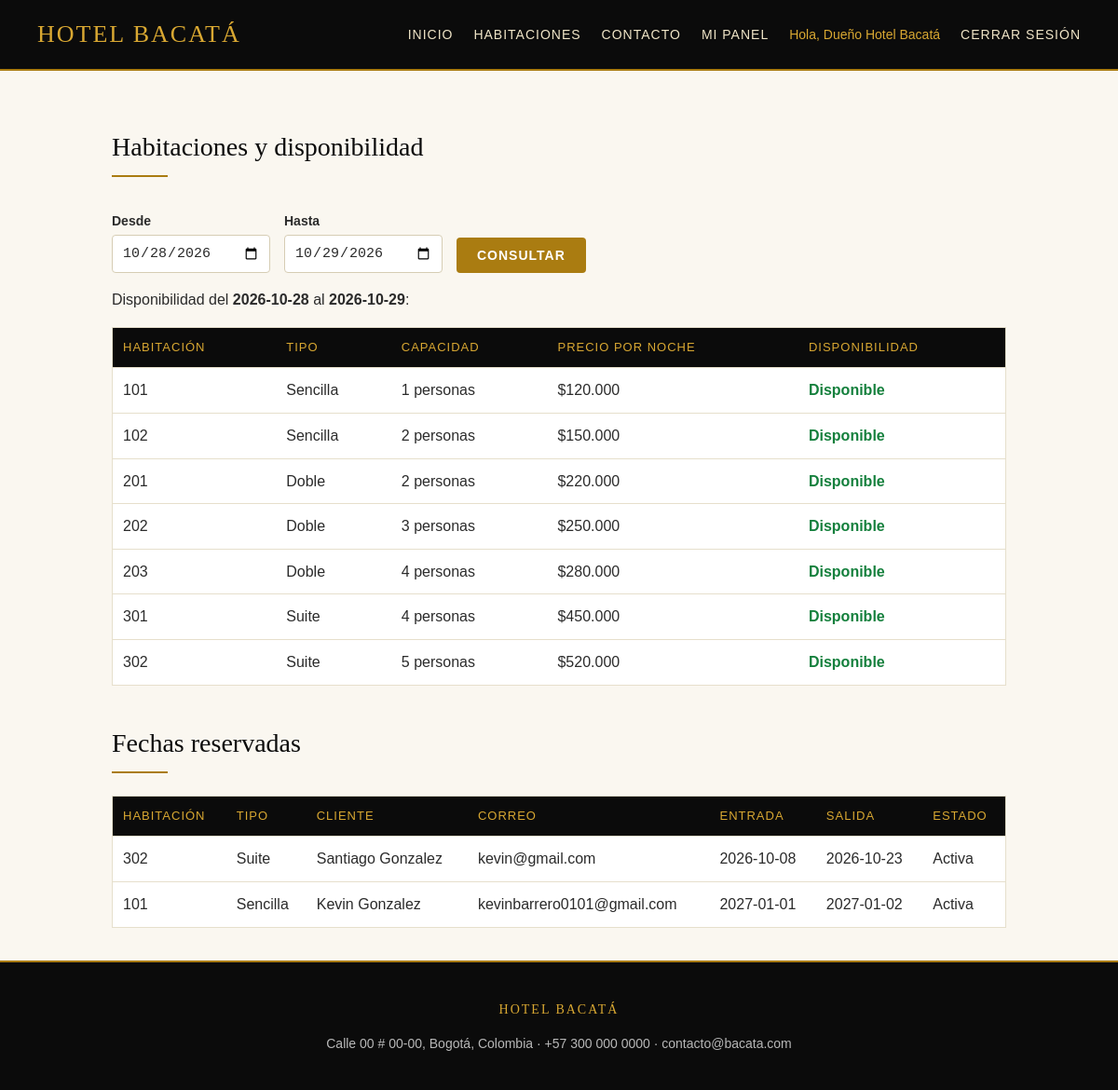
The app's page /dueno (signed in), older data.
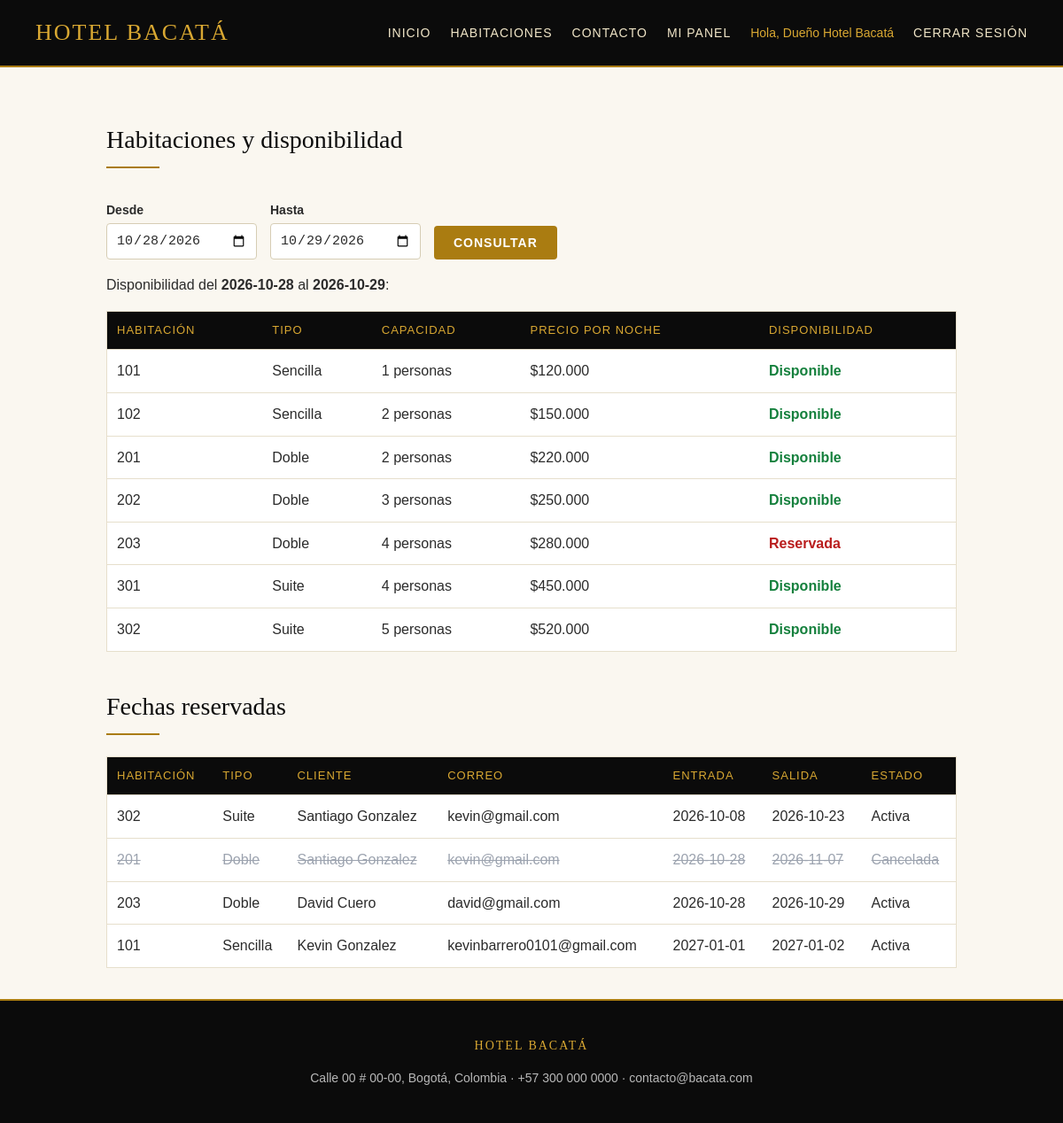
The same page, newer data.
### tables this page shows
CREATE TABLE habitaciones (
            id INTEGER PRIMARY KEY AUTOINCREMENT,
            numero TEXT NOT NULL UNIQUE,
            tipo TEXT NOT NULL,
            capacidad INTEGER NOT NULL,
            precio INTEGER NOT NULL
        );

CREATE TABLE reservas (
            id INTEGER PRIMARY KEY AUTOINCREMENT,
            usuario_id INTEGER NOT NULL REFERENCES usuarios(id),
            habitacion_id INTEGER NOT NULL REFERENCES habitaciones(id),
            entrada TEXT NOT NULL,
            salida TEXT NOT NULL,
            estado TEXT NOT NULL DEFAULT 'activa'  -- 'activa' o 'cancelada'
        );

CREATE TABLE usuarios (
            id INTEGER PRIMARY KEY AUTOINCREMENT,
            nombre TEXT NOT NULL,
            email TEXT NOT NULL UNIQUE,
            password TEXT NOT NULL,
            rol TEXT NOT NULL DEFAULT 'cliente'   -- 'cliente' o 'dueno'
        );

### app.py (the view)
@app.route("/dueno")
@login_requerido("dueno")
def panel_dueno():
    db = get_db()
    hoy = date.today()
    entrada_txt = request.args.get("entrada", hoy.isoformat())
    salida_txt = request.args.get("salida", "")
    entrada = leer_fecha(entrada_txt)
    salida = leer_fecha(salida_txt)
    if entrada is None:
        flash("Fecha no válida, se muestra la disponibilidad de hoy.")
        entrada = hoy
    if salida is None or salida <= entrada:
        salida = date.fromordinal(entrada.toordinal() + 1)
    habitaciones = db.execute("SELECT * FROM habitaciones ORDER BY numero").fetchall()
    estado = []
    for h in habitaciones:
        libre = habitacion_esta_libre(db, h["id"], entrada.isoformat(), salida.isoformat())
        estado.append({"hab": h, "libre": libre})
    reservas = db.execute(
        """SELECT r.*, h.numero, h.tipo, u.nombre AS cliente, u.email
           FROM reservas r
           JOIN habitaciones h ON h.id = r.habitacion_id
           JOIN usuarios u ON u.id = r.usuario_id
           ORDER BY r.entrada, h.numero"""
    ).fetchall()
    return render_template("dueno.html", estado=estado, reservas=reservas,
                           entrada=entrada.isoformat(), salida=salida.isoformat())

### app.py (called while the page is built)
def get_db():
    if "db" not in g:
        g.db = sqlite3.connect(DATABASE)
        g.db.row_factory = sqlite3.Row
    return g.db

@app.teardown_appcontext
def cerrar_db(error):
    db = g.pop("db", None)
    if db is not None:
        db.close()

@app.template_filter("cop")
def formato_cop(valor):
    return "$" + f"{valor:,.0f}".replace(",", ".")

@app.context_processor
def datos_del_hotel():
    return {"hotel": HOTEL}

def leer_fecha(texto):
    try:
        return datetime.strptime(texto, "%Y-%m-%d").date()
    except (ValueError, TypeError):
        return None

def habitacion_esta_libre(db, habitacion_id, entrada, salida):
    choque = db.execute(
        """SELECT 1 FROM reservas
           WHERE habitacion_id = ? AND estado = 'activa'
             AND entrada < ? AND salida > ?""",
        (habitacion_id, salida, entrada),
    ).fetchone()
    return choque is None

def login_requerido(rol):
    def decorador(funcion):
        @wraps(funcion)
        def envoltura(*args, **kwargs):
            if "usuario_id" not in session:
                flash("Inicia sesión para continuar.")
                return redirect(url_for("login"))
            if session.get("rol") != rol:
                flash("No tienes permiso para entrar a esa página.")
                return redirect(url_for("panel"))
            return funcion(*args, **kwargs)
        return envoltura
    return decorador

### templates/dueno.html (shortened to what this page needs)
{% extends "base.html" %}
{% block contenido %}
<h2>Habitaciones y disponibilidad</h2>
<form method="get" class="formulario en-linea">
  <div>
    <label for="entrada">Desde</label>
    <input type="date" id="entrada" name="entrada" value="{{ entrada }}" required>
  </div>
  <div>
    <label for="salida">Hasta</label>
    <input type="date" id="salida" name="salida" value="{{ salida }}" required>
  </div>
  <button type="submit">Consultar</button>
</form>
<p>Disponibilidad del <strong>{{ entrada }}</strong> al <strong>{{ salida }}</strong>:</p>
<table>
  <tr>
    <th>Habitación</th>
    <th>Tipo</th>
    <th>Capacidad</th>
    <th>Precio por noche</th>
    <th>Disponibilidad</th>
  </tr>
  {% for e in estado %}
  <tr>
    <td>{{ e.hab['numero'] }}</td>
    <td>{{ e.hab['tipo'] }}</td>
    <td>{{ e.hab['capacidad'] }} personas</td>
    <td>{{ e.hab['precio'] | cop }}</td>
    <td>
      {% if e.libre %}
        <span class="libre">Disponible</span>
      {% else %}
        <span class="ocupada">Reservada</span>
      {% endif %}
    </td>
  </tr>
  {% endfor %}
</table>
<h2>Fechas reservadas</h2>
{% if reservas %}
  <table>
    <tr>
      <th>Habitación</th>
      <th>Tipo</th>
      <th>Cliente</th>
      <th>Correo</th>
      <th>Entrada</th>
      <th>Salida</th>
      <th>Estado</th>
    </tr>
    {% for r in reservas %}
    <tr class="{{ 'cancelada' if r['estado'] == 'cancelada' }}">
      <td>{{ r['numero'] }}</td>
      <td>{{ r['tipo'] }}</td>
      <td>{{ r['cliente'] }}</td>
      <td>{{ r['email'] }}</td>
      <td>{{ r['entrada'] }}</td>
      <td>{{ r['salida'] }}</td>
      <td>{{ r['estado'] | capitalize }}</td>
    </tr>
    {% endfor %}
  </table>
{% else %}
  <p>Todavía no hay reservas.</p>
{% endif %}
{% endblock %}

### templates/base.html (shortened to what this page needs)
<!DOCTYPE html>
<html lang="es">
<head>
  <link rel="stylesheet" href="{{ url_for('static', filename='style.css') }}">
</head>
<body class="{% block clase %}{% endblock %}">
  <header>
    <h1><a href="{{ url_for('inicio') }}">{{ hotel.nombre }}</a></h1>
    <nav>
      <a href="{{ url_for('inicio') }}">Inicio</a>
      <a href="{{ url_for('inicio') }}#habitaciones">Habitaciones</a>
      <a href="{{ url_for('inicio') }}#contacto">Contacto</a>
      {% if session.get('usuario_id') %}
        <a href="{{ url_for('panel') }}">Mi panel</a>
        <span>Hola, {{ session['nombre'] }}</span>
        <a href="{{ url_for('logout') }}">Cerrar sesión</a>
      {% else %}
        <a href="{{ url_for('login') }}">Iniciar sesión</a>
        <a href="{{ url_for('registro') }}">Registrarse</a>
      {% endif %}
    </nav>
  </header>
  <main>
    {% block contenido %}{% endblock %}
  </main>
  <footer>
    <p><strong>{{ hotel.nombre }}</strong></p>
    <p>{{ hotel.direccion }}, {{ hotel.ciudad }} · {{ hotel.telefono }} · {{ hotel.correo }}</p>
  </footer>
</body>
</html>

### static/style.css (style rules this page uses)
:root { --negro: #0b0b0b; --gris: #1a1a1a; --dorado: #aa7c11; --dorado-claro: #d9a832; --crema: #faf7f0; --borde: #e6dfcc; --texto: #2b2b2b; --serif: Georgia, "Times New Roman", serif; }
* { box-sizing: border-box; }
html { scroll-behavior: smooth; }
body { margin: 0; font-family: Arial, Helvetica, sans-serif; background: var(--crema); color: var(--texto); line-height: 1.6; }
header { position: sticky; top: 0; z-index: 10; display: flex; justify-content: space-between; align-items: center; flex-wrap: wrap; gap: 10px; padding: 16px 40px; background: var(--negro); border-bottom: 2px solid var(--dorado); }
header h1 { margin: 0; font-family: var(--serif); font-size: 26px; font-weight: normal; letter-spacing: 2px; text-transform: uppercase; }
header h1 a { color: var(--dorado-claro); }
nav { display: flex; align-items: center; flex-wrap: wrap; gap: 22px; }
nav a { color: #f1e6c8; font-size: 14px; letter-spacing: 1px; text-transform: uppercase; }
nav span { color: var(--dorado-claro); font-size: 14px; }
a { color: var(--dorado); text-decoration: none; }
main { max-width: 1000px; margin: 0 auto; padding: 20px; }
h2, h3 { font-family: var(--serif); color: var(--negro); font-weight: normal; }
h2 { margin-top: 40px; font-size: 28px; }
h2::after { content: ""; display: block; width: 60px; height: 2px; margin-top: 8px; background: var(--dorado); }
.formulario { max-width: 380px; margin: 15px 0; }
.formulario label { display: block; margin: 12px 0 4px; font-weight: bold; font-size: 14px; }
input { width: 100%; padding: 10px; background: #ffffff; color: var(--texto); border: 1px solid #d6cdb4; border-radius: 4px; font-size: 15px; outline: none; }
button { margin-top: 15px; padding: 11px 22px; background: var(--dorado); color: #ffffff; border: none; border-radius: 4px; font-size: 14px; font-weight: bold; letter-spacing: 1px; text-transform: uppercase; cursor: pointer; transition: 0.2s; }
.en-linea { display: flex; flex-wrap: wrap; gap: 15px; align-items: flex-end; max-width: none; }
.en-linea div { width: 170px; }
.en-linea button { margin-top: 0; }
table { width: 100%; border-collapse: collapse; margin: 15px 0; background: #ffffff; border: 1px solid var(--borde); }
th, td { padding: 11px; border-bottom: 1px solid var(--borde); text-align: left; }
th { background: var(--negro); color: var(--dorado-claro); font-weight: normal; letter-spacing: 1px; text-transform: uppercase; font-size: 13px; }
.cancelada td { color: #9ca3af; text-decoration: line-through; }
.libre { color: #15803d; font-weight: bold; }
.ocupada { color: #b91c1c; font-weight: bold; }
footer { padding: 25px 20px; background: var(--negro); border-top: 2px solid var(--dorado); color: #b8b8b8; text-align: center; font-size: 14px; }
footer strong { color: var(--dorado-claro); font-family: var(--serif); font-weight: normal; letter-spacing: 2px; text-transform: uppercase; }

Row changes from the older to the newer data that the page shows:
added reservas: numero "201", tipo "Doble", cliente "Santiago Gonzalez", email "kevin@gmail.com", entrada "2026-10-28", salida "2026-11-07", estado "Cancelada"
added reservas: numero "203", tipo "Doble", cliente "David Cuero", email "david@gmail.com", entrada "2026-10-28", salida "2026-10-29", estado "Activa"
Text that changed along with them:
list line gone: "Disponible"
new list line: "Reservada"
